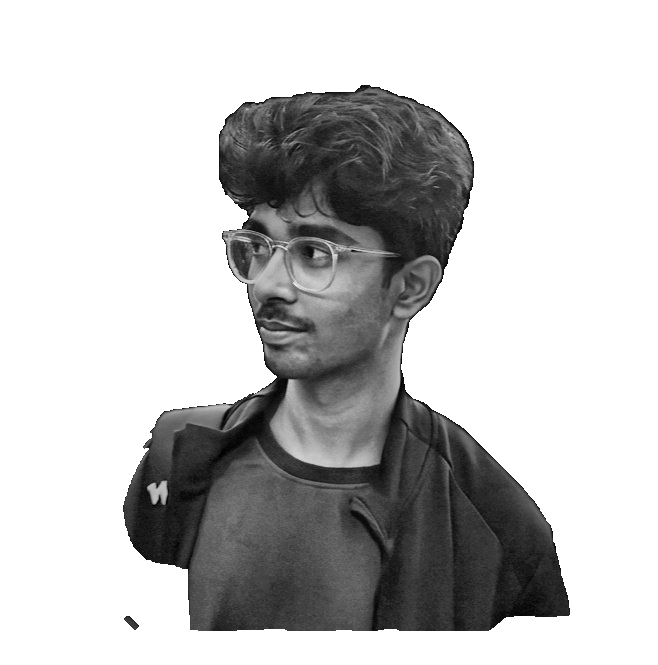
#> input picture source-prepped.png, 658 x 665 px, found by its file name
$ python make_ascii_svg.py
#> lines starting #> are read from the running program, lines starting #| are printed output that depends on the picture
#!/usr/bin/env python3
"""
scripts/make_ascii_svg.py
Converts source-prepped.png into an animated, GitHub terminal-themed ASCII SVG portrait.

Implementation:
- Downsamples source-prepped.png to ~70 cols with monospace height-ratio 0.55.
- Density ramp: " .`:-=+*cs#%@" where spaces clear out pure white areas.
- Styled with GitHub terminal dark theme (#0d1117 background, #8b949e monochrome text, monospace fonts).
- Row-by-row horizontal typing animation using staggered SMIL <clipPath> wipes with fill="freeze".
- Outputs avi-ascii.svg.
"""

import os
import html
import argparse
from PIL import Image

RAMP = " .`:-=+*cs#%@"


def generate_ascii_art(image_path: str = "source-prepped.png", cols: int = 70, height_ratio: float = 0.55) -> list[str]:
    """Reads grayscale image and converts it into a list of ASCII character rows."""
    if not os.path.exists(image_path):
        import subprocess
        print(f"[!] '{image_path}' not found. Generating via prep_photo.py...")
        subprocess.run(["python", "scripts/prep_photo.py", "--output", image_path], check=True)

    img = Image.open(image_path).convert("L")
    orig_w, orig_h = img.size

    target_w = cols
    target_h = int((orig_h / orig_w) * cols * height_ratio)
    target_h = max(10, target_h)

    resized = img.resize((target_w, target_h), Image.Resampling.LANCZOS)

    ascii_rows = []
    ramp_len = len(RAMP)

    for y in range(target_h):
        row_chars = []
        for x in range(target_w):
            pixel = resized.getpixel((x, y))
            # Inverted mapping: pure white (255) -> index 0 (space ' ')
            # Pure dark (0) -> index ramp_len - 1 ('@')
            idx = int((255 - pixel) / 255.0 * (ramp_len - 1))
            idx = max(0, min(ramp_len - 1, idx))
            row_chars.append(RAMP[idx])
        ascii_rows.append("".join(row_chars))

    return ascii_rows


def build_animated_svg(ascii_rows: list[str], output_path: str = "avi-ascii.svg"):
    num_rows = len(ascii_rows)
    num_cols = len(ascii_rows[0]) if num_rows > 0 else 70

    char_w = 6.2
    char_h = 11.0
    font_size = 9.5
    padding_x = 20
    header_h = 40
    footer_h = 32

    content_w = num_cols * char_w
    content_h = num_rows * char_h

    svg_w = int(max(460, content_w + padding_x * 2))
    svg_h = int(header_h + content_h + footer_h + 16)

    start_x = (svg_w - content_w) / 2
    start_y = header_h + 16

    # Typing speed calculation
    row_dur = 0.05  # Duration for each row wipe
    step_delay = 0.04  # Delay between consecutive row starts

    svg_lines = []
    svg_lines.append(f'''<svg xmlns="http://www.w3.org/2000/svg" viewBox="0 0 {svg_w} {svg_h}" width="100%" height="100%" style="background: transparent; font-family: ui-monospace, SFMono-Regular, 'SF Mono', Menlo, Monaco, Consolas, monospace;">
  <defs>
    <!-- Border Gradient -->
    <linearGradient id="term-border" x1="0%" y1="0%" x2="100%" y2="100%">
      <stop offset="0%" stop-color="#30363d" />
      <stop offset="50%" stop-color="#484f58" />
      <stop offset="100%" stop-color="#30363d" />
    </linearGradient>''')

    # Add clipPath for each row with SMIL wipe animation
    for i in range(num_rows):
        row_y = start_y + i * char_h
        begin_t = round(i * step_delay, 3)
        clip_y = row_y - font_size - 1
        clip_h = char_h + 2
        svg_lines.append(f'''    <clipPath id="wipe-row-{i}">
      <rect x="{start_x - 4:.1f}" y="{clip_y:.1f}" width="0" height="{clip_h:.1f}">
        <animate attributeName="width" from="0" to="{content_w + 8:.1f}" dur="{row_dur}s" begin="{begin_t}s" fill="freeze" />
      </rect>
    </clipPath>''')

    svg_lines.append(f'''  </defs>

  <style>
    @keyframes cursor-blink {{
      0%, 49% {{ opacity: 1; }}
      50%, 100% {{ opacity: 0; }}
    }}
    .cursor {{
      animation: cursor-blink 1s infinite;
    }}
    .ascii-text {{
      fill: #8b949e;
      font-size: {font_size}px;
      font-weight: 500;
      letter-spacing: 0px;
    }}
  </style>

  <!-- Terminal Frame -->
  <rect x="2" y="2" width="{svg_w - 4}" height="{svg_h - 4}" rx="8" ry="8" fill="#0d1117" stroke="url(#term-border)" stroke-width="1.5" />

  <!-- Terminal Titlebar -->
  <path d="M 2 10 Q 2 2 10 2 L {svg_w - 10} 2 Q {svg_w - 2} 2 {svg_w - 2} 10 L {svg_w - 2} {header_h} L 2 {header_h} Z" fill="#161b22" />
  <line x1="2" y1="{header_h}" x2="{svg_w - 2}" y2="{header_h}" stroke="#30363d" stroke-width="1" />

  <!-- macOS Traffic Light Window Buttons -->
  <circle cx="18" cy="20" r="5" fill="#ff5f56" stroke="#e0443e" stroke-width="0.5" />
  <circle cx="34" cy="20" r="5" fill="#ffbd2e" stroke="#dea123" stroke-width="0.5" />
  <circle cx="50" cy="20" r="5" fill="#27c93f" stroke="#1aab29" stroke-width="0.5" />

  <!-- Titlebar Label -->
  <text x="{svg_w / 2}" y="24" fill="#8b949e" font-size="11" font-weight="500" text-anchor="middle">
    user@github: ~/avatar.ascii
  </text>

  <!-- ASCII Art Body with Staggered Horizontal Typing SMIL Wipes -->
  <g class="ascii-text">''')

    for i, row in enumerate(ascii_rows):
        row_y = start_y + i * char_h
        escaped_row = html.escape(row)
        svg_lines.append(f'    <text x="{start_x:.1f}" y="{row_y:.1f}" clip-path="url(#wipe-row-{i})" xml:space="preserve">{escaped_row}</text>')

    prompt_y = start_y + num_rows * char_h + 14
    total_anim_time = round(num_rows * step_delay + row_dur, 2)

    svg_lines.append(f'''  </g>

  <!-- Divider -->
  <line x1="16" y1="{prompt_y - 8}" x2="{svg_w - 16}" y2="{prompt_y - 8}" stroke="#21262d" stroke-width="1" />

  <!-- Terminal Bottom Prompt -->
  <text x="20" y="{prompt_y + 10}" fill="#58a6ff" font-size="11" font-weight="600">user@github</text>
  <text x="96" y="{prompt_y + 10}" fill="#8b949e" font-size="11">:</text>
  <text x="104" y="{prompt_y + 10}" fill="#7ee787" font-size="11">~</text>
  <text x="114" y="{prompt_y + 10}" fill="#c9d1d9" font-size="11">$ ./whoami.sh</text>

  <!-- Prompt Blinking Cursor -->
  <rect x="206" y="{prompt_y}" width="7" height="12" fill="#58a6ff" class="cursor">
    <animate attributeName="opacity" values="1;1;0;0" keyTimes="0;0.49;0.5;1" dur="1s" begin="{total_anim_time}s" repeatCount="indefinite" />
  </rect>
</svg>''')

    os.makedirs(os.path.dirname(os.path.abspath(output_path)), exist_ok=True)
    with open(output_path, "w", encoding="utf-8") as f:
        f.write("\n".join(svg_lines))

    print(f"[SUCCESS] Exported animated ASCII SVG to: {output_path}")


def main():
    parser = argparse.ArgumentParser(description="Convert prepped image to animated ASCII SVG.")
    parser.add_argument("--input", "-i", default="source-prepped.png", help="Input image (default: source-prepped.png)")
    parser.add_argument("--output", "-o", default="avi-ascii.svg", help="Output SVG (default: avi-ascii.svg)")
    parser.add_argument("--cols", "-c", type=int, default=70, help="Character columns (default: 70)")
    parser.add_argument("--ratio", "-r", type=float, default=0.55, help="Height aspect ratio (default: 0.55)")
    args = parser.parse_args()

    rows = generate_ascii_art(args.input, cols=args.cols, height_ratio=args.ratio)
#> in generate_ascii_art, img is the input picture: PIL image 658x665 L; min 2, max 255, mean 195
#> in generate_ascii_art, `resized = img.resize((target_w, target_h), Image.Resampling.LANCZOS)`:
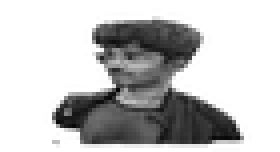
#> resized: PIL image 70x38 L (shown 4 times larger); min 3, max 255, mean 194.5
#> after the loop in generate_ascii_art, `for y in range(target_h):`: ascii_rows = 38 items
#> rows = 38 items
    build_animated_svg(rows, args.output)
#> in build_animated_svg, `num_rows = len(ascii_rows)`: num_rows = 38
#> in build_animated_svg, `num_cols = len(ascii_rows[0]) if num_rows > 0 else 70`: num_cols = 70
#> in build_animated_svg, `content_w = num_cols * char_w`: content_w = 434
#> in build_animated_svg, `content_h = num_rows * char_h`: content_h = 418
#> in build_animated_svg, `svg_w = int(max(460, content_w + padding_x * 2))`: svg_w = 474
#> in build_animated_svg, `svg_h = int(header_h + content_h + footer_h + 16)`: svg_h = 506
#> in build_animated_svg, `start_x = (svg_w - content_w) / 2`: start_x = 20
#> after the loop in build_animated_svg, `for i in range(num_rows):`: svg_lines = 39 items
#> the loop in build_animated_svg, `for i, row in enumerate(ascii_rows):` made 38 passes
#> row_y on passes 1 to 12: 56, 67, 78, 89, 100, 111, 122, 133, 144, 155, 166, 177
#> after the loop in build_animated_svg, `for i, row in enumerate(ascii_rows):`: svg_lines = 78 items
#> in build_animated_svg, `prompt_y = start_y + num_rows * char_h + 14`: prompt_y = 488
#> in build_animated_svg, `total_anim_time = round(num_rows * step_delay + row_dur, 2)`: total_anim_time = 1.57


if __name__ == "__main__":
    main()
